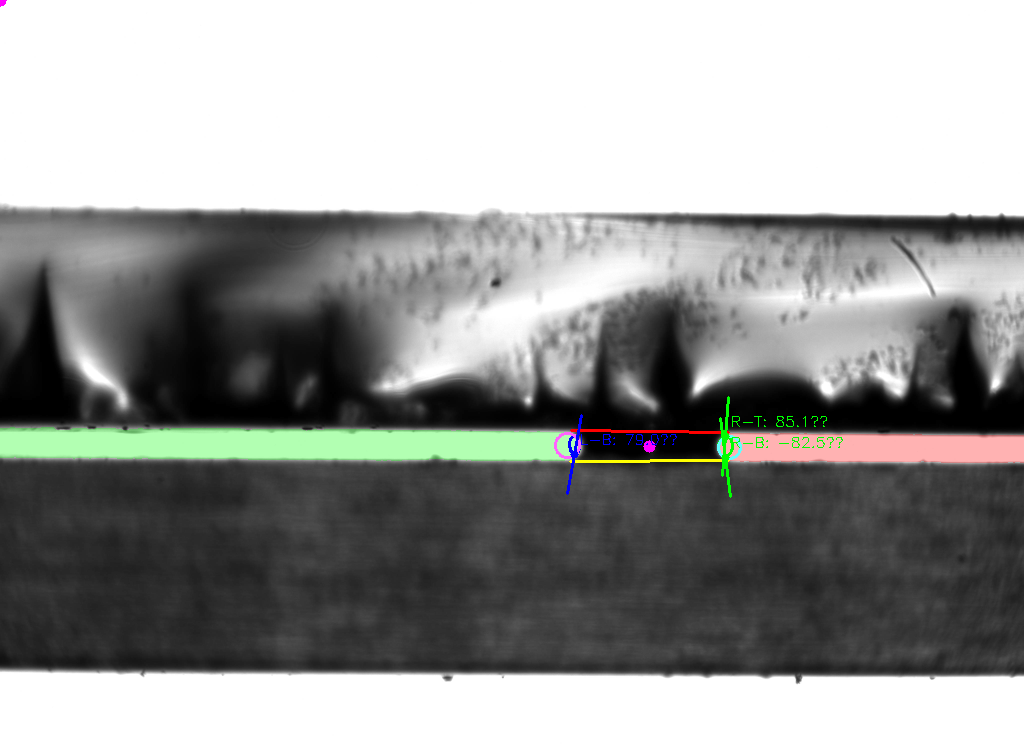
#> input picture Alannah_Sample_1/Alannah_S1_training_debug_images/debug_frame_0007.png, 1024 x 750 px
$ python ellipse_sean_converted.py
#> lines starting #> are read from the running program, lines starting #| are printed output that depends on the picture; after the words box and inside, x2 and y2 are one past the last pixel; in counts of white or black regions, pixels touching at a corner belong together
# %%
import cv2
import numpy as np
import matplotlib.pyplot as plt

# [6 lines left out: function select_roi, not called in this run]
def auto_detect_substrate_roi(image, hough_thresh=50, min_line_len=100, margin_frac=0.55):
    gray = cv2.cvtColor(image, cv2.COLOR_BGR2GRAY)
    blurred = cv2.GaussianBlur(gray, (5, 5), 0)
    edges = cv2.Canny(blurred, 30,100)
    plt.imshow(edges, cmap='gray')
    plt.title("Canny Edges")
    plt.axis('off')
    plt.show()
    lines = cv2.HoughLinesP(edges, 1, np.pi / 180, threshold=hough_thresh,
                            minLineLength=min_line_len, maxLineGap=20)
    h, w = image.shape[:2]
    top_lines = []
    bottom_lines = []

    if lines is not None:
        for line in lines:
            x1, y1, x2, y2 = line[0]
            if abs(y2 - y1) < 10:  # horizontal line
                y_avg = (y1 + y2) // 2
                if y_avg < h * margin_frac:
                    top_lines.append(y_avg)
                elif y_avg > h * (1 - margin_frac):
                    bottom_lines.append(y_avg)

    if not top_lines or not bottom_lines:
        print("Failed to detect substrate lines.")
        return None
    top_lines = [max(top_lines)]
    bottom_lines = [min(bottom_lines)]
    print("Top lines:", top_lines)
    print("Bottom lines:", bottom_lines)
    y_min = top_lines[0]
    y_max = bottom_lines[0]
    x_min = 5
    x_max = w-5

    return (x_min, y_min, x_max, y_max)
def draw_detected_substrate_roi(image, roi_coords):
    x_min, y_min, x_max, y_max = roi_coords
    img = image.copy()
    cv2.rectangle(img, (x_min, y_min), (x_max, y_max), (0, 255, 255), 2)
    plt.imshow(cv2.cvtColor(img, cv2.COLOR_BGR2RGB))
    plt.title("Auto-detected ROI from Substrates")
    plt.axis('off')
    plt.show()

def preprocess_image(image, blur_ksize=5, canny_thresh=(50, 150)):
    gray = cv2.cvtColor(image, cv2.COLOR_BGR2GRAY)
    blurred = cv2.GaussianBlur(gray, (blur_ksize, blur_ksize), 0)
    edges = cv2.Canny(blurred, *canny_thresh)
    return edges

def find_largest_contour(edges):
    contours, _ = cv2.findContours(edges, cv2.RETR_EXTERNAL, cv2.CHAIN_APPROX_NONE)
    if not contours:
        return None
    return max(contours, key=cv2.contourArea)


def fit_ellipse_to_contour(contour):
    return cv2.fitEllipse(contour) if len(contour) >= 5 else None


def crop_left_right(image):
    h, w = image.shape[:2]
    mid = w // 2
    left = image[:, :mid]
    right = image[:, mid:]
    return left, right

# [28 lines left out: function draw_results_on_full_image, not called in this run]

def process_droplet_two_lobes(image_path):
    image = cv2.imread(image_path)
    if image is None:
        print("Failed to load image.")
        return

    # ROI selection
    roi_coords = auto_detect_substrate_roi(image)
    if roi_coords is None:
        return
    x_min, y_min, x_max, y_max = roi_coords
    cropped = image[y_min:y_max, x_min:x_max]

    draw_detected_substrate_roi(image, roi_coords)

    # From your ROI selection
    top_y = y_min
    bottom_y = y_max

    # Split ROI into left and right
    left_img, right_img = crop_left_right(cropped)

    # Process left side
    edges_left = preprocess_image(left_img)
    contour_left = find_largest_contour(edges_left)
    ellipse_left = fit_ellipse_to_contour(contour_left) if contour_left is not None else None

    # Process right side
    edges_right = preprocess_image(right_img)
    contour_right = find_largest_contour(edges_right)
    ellipse_right = fit_ellipse_to_contour(contour_right) if contour_right is not None else None

    # Offset right ellipse by half-width to align on original image
    h, w = cropped.shape[:2]
    if ellipse_right:
        (xc, yc), (MA, ma), angle = ellipse_right
        ellipse_right = ((xc + w // 2, yc), (MA, ma), angle)
        contour_right = contour_right + np.array([[[w // 2, 0]]])

    # Combine for visualization
    all_contours = []
    if contour_left is not None:
        all_contours.append(contour_left)
    if contour_right is not None:
        all_contours.append(contour_right)

    # draw_results_on_full_image(image, (x_min, y_min, x_max, y_max), contour_left, contour_right, ellipse_left, ellipse_right)
    return ellipse_left, ellipse_right, (x_min, y_min, x_max, y_max), image, cropped

def ellipse_to_points(center, axes, angle_deg, num_points=360):
    cx, cy = center
    a, b = axes[0] / 2, axes[1] / 2  # major and minor radii
    theta = np.deg2rad(angle_deg)

    t = np.linspace(0, 2 * np.pi, num_points)
    cos_angle = np.cos(theta)
    sin_angle = np.sin(theta)

    x = a * np.cos(t)
    y = b * np.sin(t)

    x_rot = cos_angle * x - sin_angle * y + cx
    y_rot = sin_angle * x + cos_angle * y + cy

    return np.stack((x_rot, y_rot), axis=-1)  # shape: (N, 2)

# [8 lines left out: function find_contact_point_on_line, not called in this run]
def contact_angle_at_index(points, index, side='left', label='top'):
    if index <= 0 or index >= len(points) - 1:
        return None
    p1 = points[index - 1]
    p2 = points[index + 1]
    dx = p2[0] - p1[0]
    dy = p2[1] - p1[1]
    angle_rad = np.arctan2(np.abs(dy), np.abs(dx))
    angle_deg = np.rad2deg(angle_rad)
    print(f"Contact angle at index {index} ({label}): {angle_deg:.2f} degrees")
    # Flip convention for left side
    if side == 'left' and label == 'top' or side == 'right' and label == 'bottom':
        angle_deg = -angle_deg
    return angle_deg
def find_contact_point_on_line_half(points, line_y, side='right', tolerance=5):
    # Get center x to split
    center_x = np.mean(points[:, 0])
    if side == 'right':
        relevant_points = points[points[:, 0] > center_x]
    else:
        relevant_points = points[points[:, 0] < center_x]

    dists = np.abs(relevant_points[:, 1] - line_y)
    close_indices = np.where(dists < tolerance)[0]
    if len(close_indices) == 0:
        return None
    best_idx = close_indices[np.argmin(dists[close_indices])]
    return best_idx, relevant_points[best_idx]

def extract_all_contact_angles(ellipse, roi_y_top, roi_y_bottom, side='left'):
    if ellipse is None:
        return {}

    center, axes, angle = ellipse
    points = ellipse_to_points(center, axes, angle)

    result = {}

    for label, line_y in [('top', roi_y_top), ('bottom', roi_y_bottom)]:
        side_selector = 'right' if side == 'left' else 'left'  # inward-facing side
        idx, pt = find_contact_point_on_line_half(points, line_y, side_selector)
        if pt is not None:
            ang = contact_angle_at_index(points, idx, side, label)
            result[label] = {'point': pt, 'angle_deg': ang}
        else:
            result[label] = {'point': None, 'angle_deg': None}

    return result
# [37 lines left out: function draw_debug_overlay, not called in this run]


# %%
import tkinter as tk
from tkinter import filedialog
root = tk.Tk()
root.withdraw()  # Hide the root window
root.attributes('-topmost', True)  # Keep the file dialog on top
# Replace with your image path
image_path = filedialog.askopenfilename(title="Select a droplet image", filetypes=[("Image files", "*.jpg;*.jpeg;*.png")])
#> the answer given: ../Alannah_Sample_1/Alannah_S1_training_debug_images/debug_frame_0007.png
if image_path:
    ellipse_left, ellipse_right, (x_min, y_min, x_max, y_max), image, cropped =process_droplet_two_lobes(image_path)
#> in process_droplet_two_lobes, image is the input picture: shape (750, 1024, 3); mean B, G, R 150.9, 152.8, 151.7
#> in auto_detect_substrate_roi, `gray = cv2.cvtColor(image, cv2.COLOR_BGR2GRAY)`:
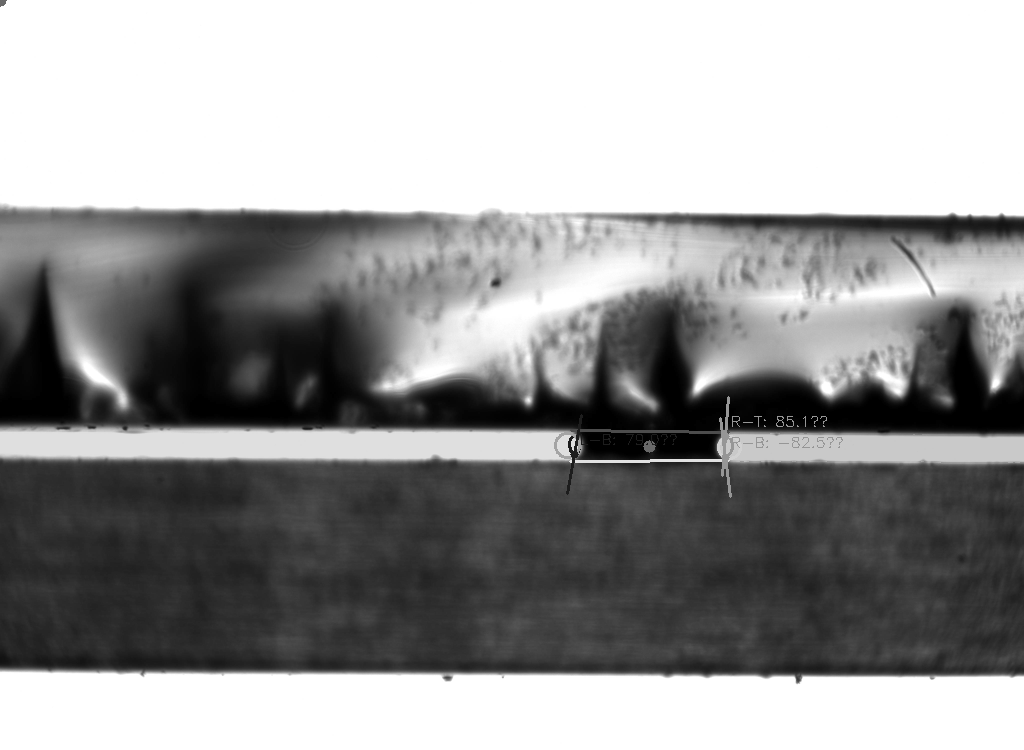
#> gray: shape (750, 1024); min 0, max 255, mean 152.2
#> in auto_detect_substrate_roi, `edges = cv2.Canny(blurred, 30,100)`:
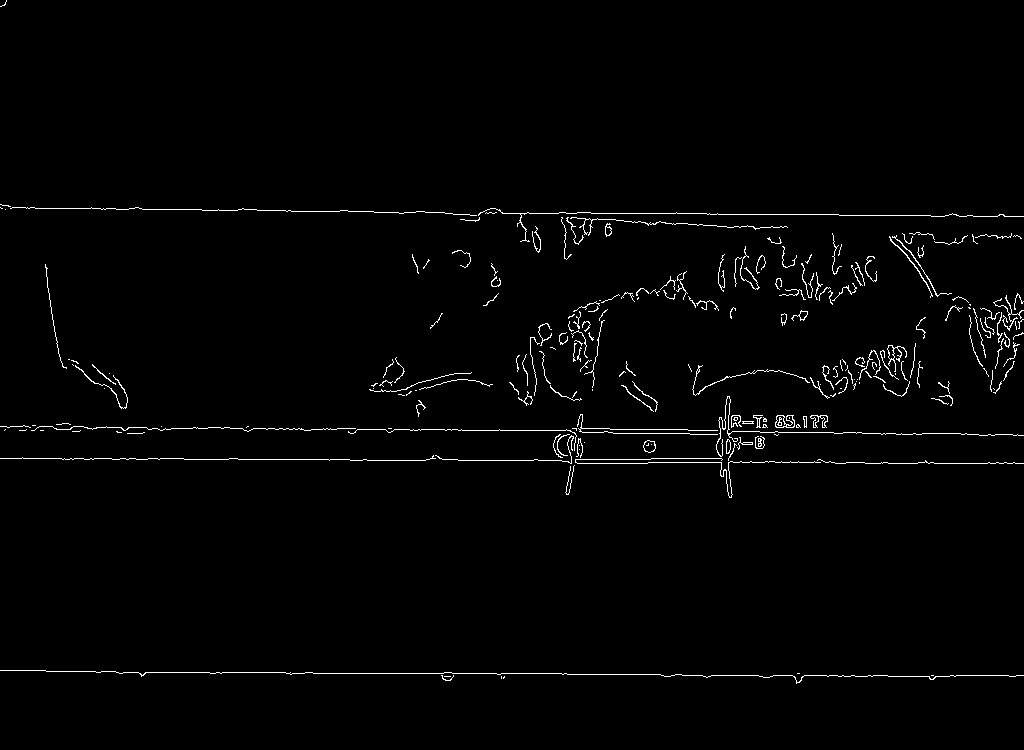
#> edges: shape (750, 1024); 1.5% white in thin lines or dots
#> in auto_detect_substrate_roi, `lines = cv2.HoughLinesP(edges, 1, np.pi / 180, threshold=hough_thresh,..`: lines = 31 rows, first 6: [184, 459, 366, 459], [286, 673, 566, 673], [243, 429, 461, 429], [661, 675, 887, 675], [648, 462, 887, 462], [572, 428, 921, 434]
#> the loop in auto_detect_substrate_roi, `for line in lines:` made 31 passes
#> (x1, y1, x2, y2, y_avg) on passes 1 to 12: (184, 459, 366, 459, 459), (286, 673, 566, 673, 673), (243, 429, 461, 429, 429), (661, 675, 887, 675, 675), (648, 462, 887, 462, 462), (572, 428, 921, 434, 431), (0, 458, 183, 458, 458), (835, 463, 1023, 463, 463), (458, 460, 575, 460, 460), (479, 213, 717, 213, 213), (84, 208, 237, 210, 209), (707, 214, 838, 214, 214)
#> (x1, y1, x2, y2) on passes 24, 26, 28, 29, 30, 31: (755, 289, 871, 260), (718, 274, 829, 297), (890, 239, 1013, 362), (581, 306, 682, 284), (753, 288, 874, 258), (758, 286, 874, 257)
#> after the loop in auto_detect_substrate_roi, `for line in lines:`: bottom_lines = [459, 673, 429, 675, 462, 431, 458, 463, 460, 427, 672, 676, 431, 674, 424, 419, 416]; top_lines = [213, 209, 214, 210, 215, 224, 208, 377]
#> in auto_detect_substrate_roi, `top_lines = [max(top_lines)]`: top_lines = [377]
#> in auto_detect_substrate_roi, `bottom_lines = [min(bottom_lines)]`: bottom_lines = [416]
#| Top lines: [377]
#| Bottom lines: [416]
#> in auto_detect_substrate_roi, `y_min = top_lines[0]`: y_min = 377
#> in auto_detect_substrate_roi, `y_max = bottom_lines[0]`: y_max = 416
#> in process_droplet_two_lobes, `roi_coords = auto_detect_substrate_roi(image)`: roi_coords = (5, 377, 1019, 416)
#> in process_droplet_two_lobes, `x_min, y_min, x_max, y_max = roi_coords`: x_min = 5; y_min = 377; x_max = 1019; y_max = 416
#> in process_droplet_two_lobes, `cropped = image[y_min:y_max, x_min:x_max]`:
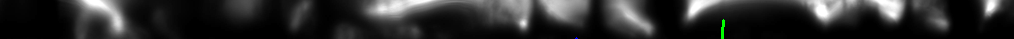
#> cropped: shape (39, 1014, 3); mean B, G, R 43.4, 43.8, 43.4
#> in draw_detected_substrate_roi, `x_min, y_min, x_max, y_max = roi_coords`: x_min = 5; y_min = 377; x_max = 1019; y_max = 416
#> in draw_detected_substrate_roi, `cv2.rectangle(img, (x_min, y_min), (x_max, y_max), (0, 255, 255), 2)`:
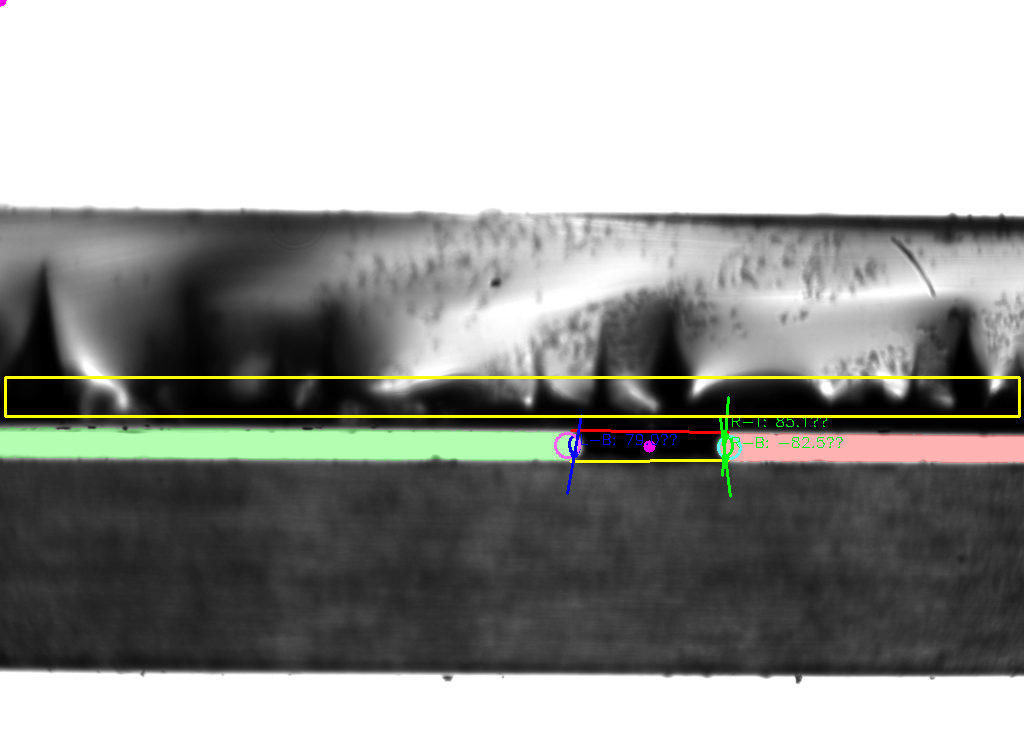
#> img: shape (750, 1024, 3); 0.82% of pixels changed, all inside (x1, y1, x2, y2) = (4, 376, 1021, 418)
#> in process_droplet_two_lobes, `top_y = y_min`: top_y = 377
#> in process_droplet_two_lobes, `bottom_y = y_max`: bottom_y = 416
#> in crop_left_right, `left = image[:, :mid]`:
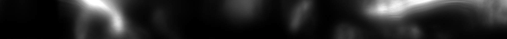
#> left: shape (39, 507, 3); min 0, max 255, mean 37.1
#> in crop_left_right, `right = image[:, mid:]`:
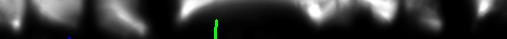
#> right: shape (39, 507, 3); mean B, G, R 49.8, 50.5, 49.7
#> in preprocess_image, `edges = cv2.Canny(blurred, *canny_thresh)`: edges: shape (39, 507); 1.2% white in thin lines or dots, all inside (x1, y1, x2, y2) = (76, 0, 439, 32)
#> in find_largest_contour, `contours, _ = cv2.findContours(edges, cv2.RETR_EXTERNAL, cv2.CHAIN_APP..`: contours = 7 contours, 6 with area under 20; largest, box (x1, y1, x2, y2) and area: (82, 0, 123, 32) 24
#> in process_droplet_two_lobes, `contour_left = find_largest_contour(edges_left)`: contour_left = contour of 159 points, box (x1, y1, x2, y2) (82, 0, 123, 32), area 24
#> in process_droplet_two_lobes, `ellipse_left = fit_ellipse_to_contour(contour_left) if contour_left is..`: ellipse_left = ((106, 12.19), (20.88, 43.73), 131.1)
#> call 2 of preprocess_image, with blur_ksize = 5, canny_thresh = (50, 150)
#> in preprocess_image (call 2), `edges = cv2.Canny(blurred, *canny_thresh)`:
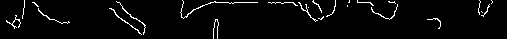
#> edges: shape (39, 507); 3.4% white in thin lines or dots
#> in find_largest_contour (call 2), `contours, _ = cv2.findContours(edges, cv2.RETR_EXTERNAL, cv2.CHAIN_APP..`: contours = 24 contours, all with area under 20
#> in process_droplet_two_lobes, `contour_right = find_largest_contour(edges_right)`: contour_right = contour of 70 points, box (x1, y1, x2, y2) (109, 8, 142, 35), area 18
#> in process_droplet_two_lobes, `ellipse_right = fit_ellipse_to_contour(contour_right) if contour_right..`: ellipse_right = ((124.1, 19.67), (2.93, 35.57), 129.4)
#> in process_droplet_two_lobes, `(xc, yc), (MA, ma), angle = ellipse_right`: xc = 124.1; yc = 19.67; MA = 2.93; ma = 35.57; angle = 129.4
#> in process_droplet_two_lobes, `ellipse_right = ((xc + w // 2, yc), (MA, ma), angle)`: ellipse_right = ((631.1, 19.67), (2.93, 35.57), 129.4)
#> in process_droplet_two_lobes, `contour_right = contour_right + np.array([[[w // 2, 0]]])`: contour_right = 70 rows, first 8: [616, 8], [617, 8], [618, 9], [619, 9], [620, 10], [621, 11], [621, 12], [622, 13]
#> ellipse_left = ((106, 12.19), (20.88, 43.73), 131.1); ellipse_right = ((631.1, 19.67), (2.93, 35.57), 129.4); x_min = 5; y_min = 377; x_max = 1019; y_max = 416

# %%
roi_y_top = 0
roi_y_bottom = cropped.shape[0] - 1
#> roi_y_bottom = 38


left_contacts = extract_all_contact_angles(ellipse_left, roi_y_top, roi_y_bottom, side='left')
#> in extract_all_contact_angles, `center, axes, angle = ellipse`: center = (106, 12.19); axes = (20.88, 43.73); angle = 131.1
#> in ellipse_to_points, `cx, cy = center`: cx = 106; cy = 12.19
#> in ellipse_to_points, `a, b = axes[0] / 2, axes[1] / 2`: a = 10.44; b = 21.87
#> in ellipse_to_points, `theta = np.deg2rad(angle_deg)`: theta = 2.29
#> in ellipse_to_points, `cos_angle = np.cos(theta)`: cos_angle = -0.658
#> in ellipse_to_points, `sin_angle = np.sin(theta)`: sin_angle = 0.753
#> in ellipse_to_points, `x = a * np.cos(t)`: x = 360 values, max 10.44 at index 0, min -10.44 at index 179, mean 0.029
#> in ellipse_to_points, `y = b * np.sin(t)`: y = 360 values, max 21.87 at index 90, min -21.87 at index 269, mean 0
#> in ellipse_to_points, `x_rot = cos_angle * x - sin_angle * y + cx`: x_rot = 360 values, max 123.8 at index 247, min 88.13 at index 67, mean 106
#> in ellipse_to_points, `y_rot = sin_angle * x + cos_angle * y + cy`: y_rot = 360 values, max 28.58 at index 298, min -4.2 at index 118, mean 12.21
#> in extract_all_contact_angles, `points = ellipse_to_points(center, axes, angle)`: points = 360 pairs, first value 88.13 to 123.8, second value -4.2 to 28.58
#> the loop in extract_all_contact_angles, `for label, line_y in [('top', roi_y_top), ('bottom', roi_y_bottom)]:` made 2 passes
#> (center_x in find_contact_point_on_line_half, best_idx in find_contact_point_on_line_half, idx, pt, p1 in contact_angle_at_index, p2 in contact_angle_at_index, dx in contact_angle_at_index, dy in contact_angle_at_index) on pass 1: (106, 3, 3, [106.9, -0.032], [98.54, 19.55], [97.97, 19.03], -0.563, -0.517)
#> center_x in find_contact_point_on_line_half on pass 2: 106
#| Contact angle at index 3 (top): 42.57 degrees
#> after the loop in extract_all_contact_angles, `for label, line_y in [('top', roi_y_top), ('bottom', roi_y_bottom)]:`: result = 1 item
#> (the run stopped early here; a loop or call above may not have finished)
